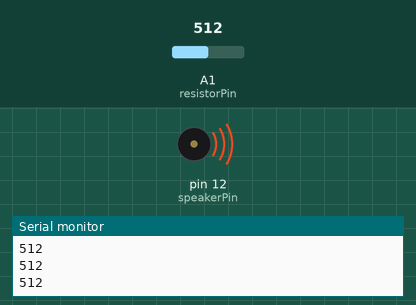
This sketch was run on a simulated Arduino Uno, built with avr-gcc and run on an emulated ATmega328P. Shown: buzzer (waves = sounding), the last lines printed to the serial monitor. The test bench sets the inputs (shaded band); at power-on: A1 (resistorPin) = 512.

Above: at 1.2 s.
1.3 s: A1 (resistorPin) set to 12
At 1.9 s:
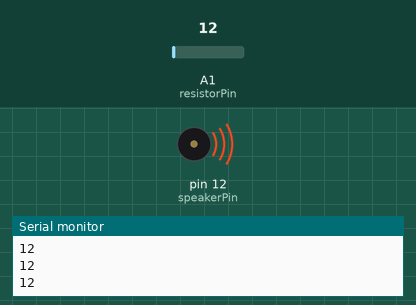
2.8 s: A1 (resistorPin) set to 9
At 3.3 s:
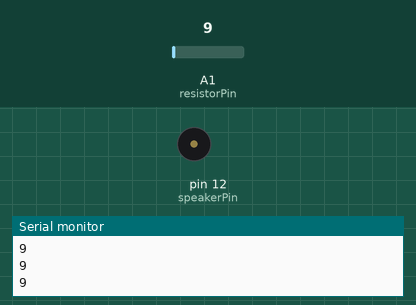
4.4 s: A1 (resistorPin) set to 40
At 5.6 s:
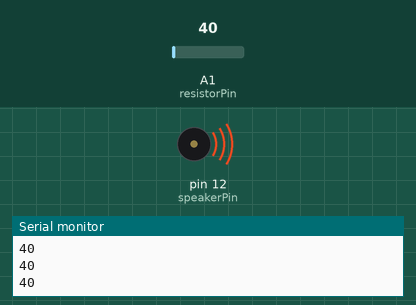
5.9 s: A1 (resistorPin) set to 0
At 7.2 s:
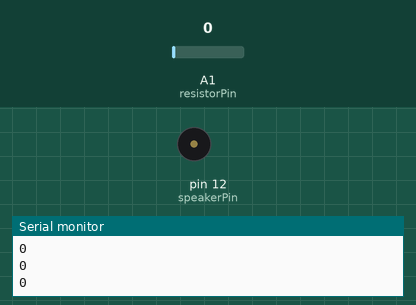
Timing chart, 0 to 8.5 s (numbered marks = the images above; inputs shaded):
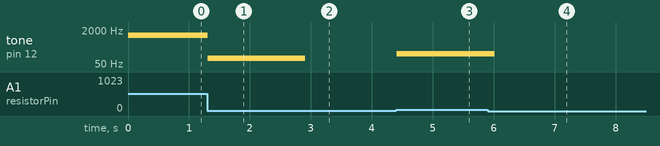

Measured:
- the behaviour switches between 11 and 10 on A1 (resistorPin) (found by bisection; images 1 and 2)
- after the input at 1.3 s, tone on pin 12 (speakerPin): 1153 Hz → 93 Hz at once
- after the input at 2.8 s, tone on pin 12 (speakerPin): 93 Hz → silent after 0.11 s
- after the input at 4.4 s, tone on pin 12 (speakerPin): silent → 152 Hz at once
- after the input at 5.9 s, tone on pin 12 (speakerPin): 152 Hz → silent after 0.12 s

The sketch:

knittingsounds_resistive.ino
```cpp
/*
  Knittingsounds by Tamar Greenberg
  Adapted from Arduino Drawdio
  Adapted from Adafruit Arduino - Lesson 10. Pseudo Thermin
  See https://learn.adafruit.com/adafruit-arduino-lesson-10-making-sounds?view=all for detailed explanation.

  Connections:
  -Speaker Connection: negative to ground / positive to D12
  -1K Resistor Connection: ground / A1 (try different resistors)
  -Knitted Conductive Cord 1: 5V
  -Knitted Concductive Cord 2: A1

  This sketch uses the tone commmand.
  https://www.arduino.cc/reference/en/language/functions/advanced-io/tone/
  The Arduino 'tone' command takes two or three parameters.
  The first is the pin to play the tone on,
  the second is the frequency of the tone to play,
  and the third is the duration of the tone in milliseconds (optional).
  To play a note of a particular pitch, you specify the frequency.

  The pitches.h library contains all the pitch values for typical notes.
  See https://www.arduino.cc/en/Tutorial/toneMelody for use of pitches.h

*/

#include "pitches.h"

//A piezo speaker connected to digital pin 12
int speakerPin = 12;

//A stretch resistor connected to analog pin A1
int resistorPin = A1;

int sensorTrip = 10;

//The range of sensor values to be
//mapped to music tones.
int lowerThreshold = 30;
int upperThreshold = 900;

//Define the lowest and highest tone.
//Defined in pitches.h
int toneLow = NOTE_C3;
int toneHigh = NOTE_B6; // Change sensor sensitivity here

void setup()
{
  Serial.begin(9600);
}

void loop()
{
  int reading = analogRead(resistorPin);
  Serial.println(reading);

/*
  Music Procedure
  Map the sensor value to tones.
  The map()function maps values smaller than the lower
  threshold to the lowest desired value.
*/

  int music;
  if (reading > 0) {
    music = map(reading, lowerThreshold, upperThreshold, toneLow, toneHigh);
  } else {
    music = 0;
  }
  if (reading > sensorTrip) {
    tone(speakerPin, music, 200);                  // drive a piezo element at pin A, frequency B, and for C microseconds
  }

  delay (100);   //try changing delay (in milliseconds) and see what happens

}
```

pitches.h
```cpp
/*************************************************
 * Public Constants
 *************************************************/

#define NOTE_B0  31
#define NOTE_C1  33
#define NOTE_CS1 35
#define NOTE_D1  37
#define NOTE_DS1 39
#define NOTE_E1  41
#define NOTE_F1  44
#define NOTE_FS1 46
#define NOTE_G1  49
#define NOTE_GS1 52
#define NOTE_A1  55
#define NOTE_AS1 58
#define NOTE_B1  62
#define NOTE_C2  65
#define NOTE_CS2 69
#define NOTE_D2  73
#define NOTE_DS2 78
#define NOTE_E2  82
#define NOTE_F2  87
#define NOTE_FS2 93
#define NOTE_G2  98
#define NOTE_GS2 104
#define NOTE_A2  110
#define NOTE_AS2 117
#define NOTE_B2  123
#define NOTE_C3  131
#define NOTE_CS3 139
#define NOTE_D3  147
#define NOTE_DS3 156
#define NOTE_E3  165
#define NOTE_F3  175
#define NOTE_FS3 185
#define NOTE_G3  196
#define NOTE_GS3 208
#define NOTE_A3  220
#define NOTE_AS3 233
#define NOTE_B3  247
#define NOTE_C4  262
#define NOTE_CS4 277
#define NOTE_D4  294
#define NOTE_DS4 311
#define NOTE_E4  330
#define NOTE_F4  349
#define NOTE_FS4 370
#define NOTE_G4  392
#define NOTE_GS4 415
#define NOTE_A4  440
#define NOTE_AS4 466
#define NOTE_B4  494
#define NOTE_C5  523
#define NOTE_CS5 554
#define NOTE_D5  587
#define NOTE_DS5 622
#define NOTE_E5  659
#define NOTE_F5  698
#define NOTE_FS5 740
#define NOTE_G5  784
#define NOTE_GS5 831
#define NOTE_A5  880
#define NOTE_AS5 932
#define NOTE_B5  988
#define NOTE_C6  1047
#define NOTE_CS6 1109
#define NOTE_D6  1175
#define NOTE_DS6 1245
#define NOTE_E6  1319
#define NOTE_F6  1397
#define NOTE_FS6 1480
#define NOTE_G6  1568
#define NOTE_GS6 1661
#define NOTE_A6  1760
#define NOTE_AS6 1865
#define NOTE_B6  1976
#define NOTE_C7  2093
#define NOTE_CS7 2217
#define NOTE_D7  2349
#define NOTE_DS7 2489
#define NOTE_E7  2637
#define NOTE_F7  2794
#define NOTE_FS7 2960
#define NOTE_G7  3136
#define NOTE_GS7 3322
#define NOTE_A7  3520
#define NOTE_AS7 3729
#define NOTE_B7  3951
#define NOTE_C8  4186
#define NOTE_CS8 4435
#define NOTE_D8  4699
#define NOTE_DS8 4978
```
